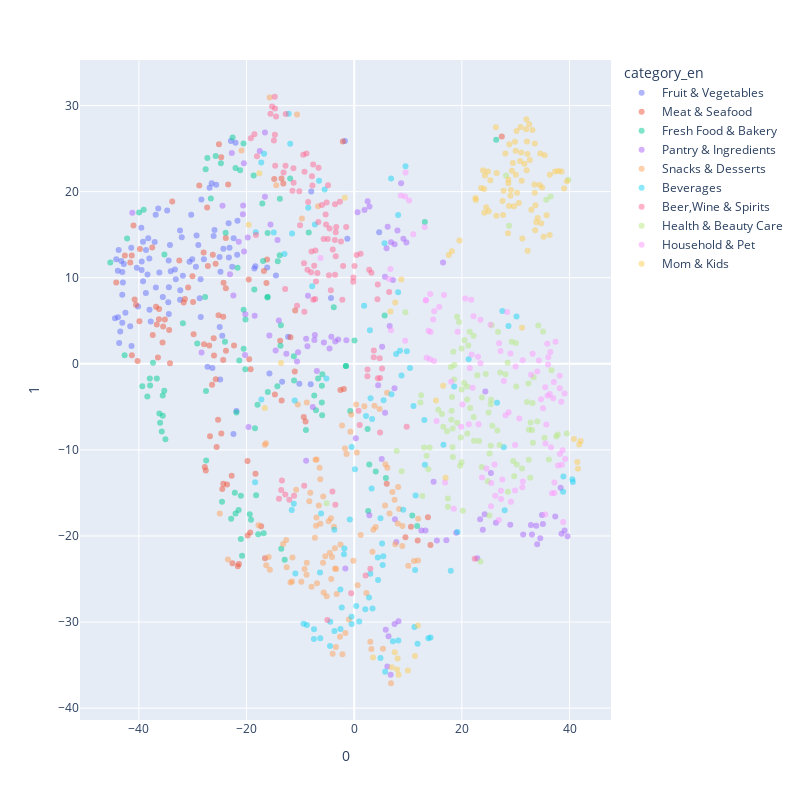

Here is the notebook cell this chart was saved with:
### Code cell
tsne_df = pd.DataFrame(data=tsne_decom)
tsne_df['name_th'] = samp_df['name_th'].values
tsne_df['category_en'] = samp_df['category_en'].values

fig = px.scatter(tsne_df, x=0, y=1,color='category_en', hover_data=['name_th'],width=800,
                   height=800,opacity=0.5)
fig.show()
